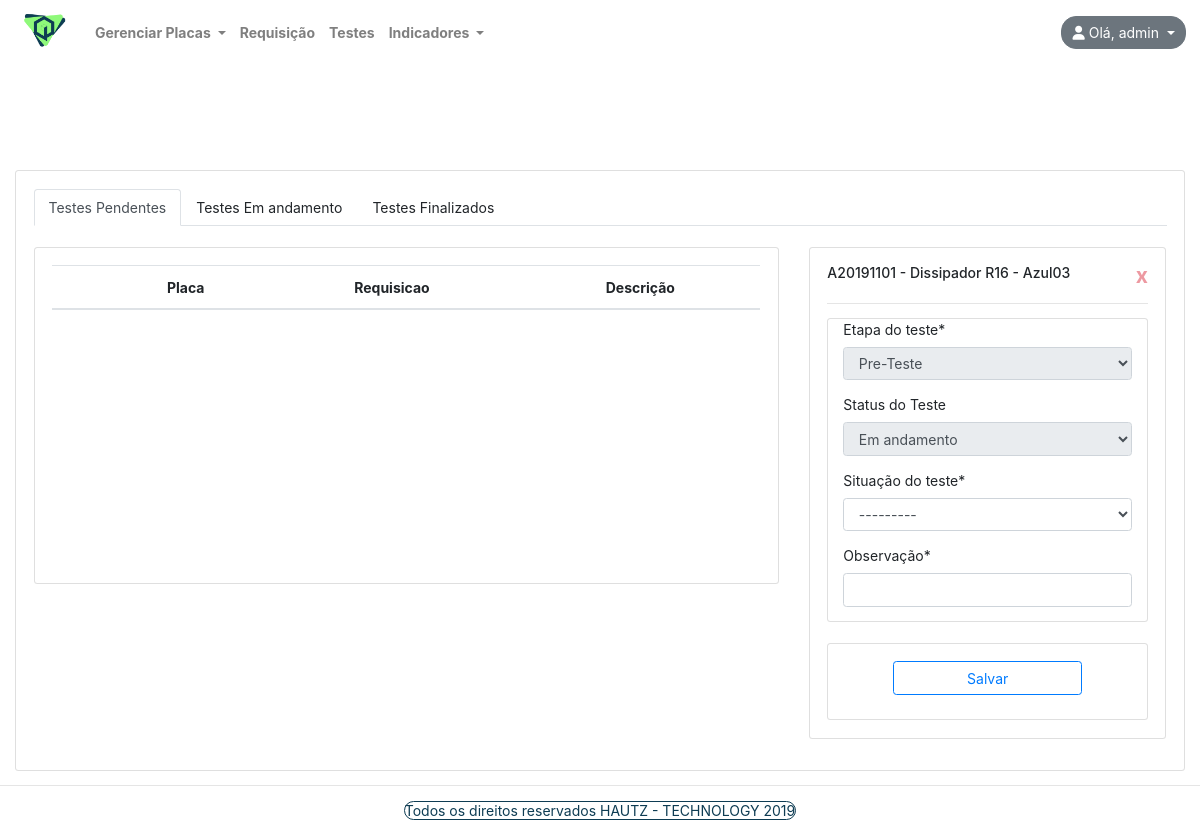
/testes/1 (signed in), run on the app's committed database.
### contas/models/usuario.py (models this page shows, shortened)
class Usuario(AbstractBaseUser):
    username = models.CharField(
        "Nome de Usuário",
        max_length=120,
        unique=True
    )
    data_expiracao = models.DateField(
        "Data Expiração",
        null=True
    )
    tipo = models.CharField(
        "Tipo de Usuário",
        max_length=1,
        choices = TIPOS
    )
    objects = UsuarioManager()
    USERNAME_FIELD =  'username'
    REQUIRED_FIELDS = []
    def __str__(self):
        return self.username
    class Meta:
        db_table = 'USUARIO'

### requisicao/models/requisicao.py (models this page shows, shortened)
class Item_requisicao(models.Model):
    Numero_serie = models.OneToOneField(
        'placas.cadastro_placas',
        verbose_name = 'Número de Série',
        related_name='cadastro_placas_numero_serie',
        on_delete=models.PROTECT,
        null = False,
        blank = False
    )
    Descricao = models.CharField(
        'Descrição do item',
        max_length = 100,
        blank = True
    )
    Requisicao = models.ForeignKey(
        'requisicao.cadastro_requisicao',
        verbose_name = 'Requisição',
        related_name='cadastro_requisicao_id',
        on_delete = models.PROTECT
    )
    Etapa_teste = models.CharField(
        'Etapa do Teste',
        blank = True,
        null = True,
        max_length = 20,
        default='Pendente'
    )
    Status_teste = models.CharField(
        'Status do teste',
        blank = True,
        null = True,
        max_length = 20,
        default='Pendente'
    )
    Data_item = models.DateTimeField(
        auto_now_add = True
    )
    username = models.ForeignKey(
        'contas.usuario',
        related_name='contas_usuario_username_item',
        on_delete = models.PROTECT,
        editable = False,
        default = ""
    )
    class Meta:
        db_table = 'ITEM_REQUISICAO'

### placas/models/cadastro_placas.py (models this page shows)
class Cadastro_placas(models.Model):
    Numero_serie = models.CharField(
        'Número de série',
        max_length=120,
        unique=True
    )
    Modelo = models.ForeignKey(
        'placas.modelo_placas',
        related_name='modelo_placas_modelo',
        on_delete = models.PROTECT,
        null = True,
        limit_choices_to= {'Ativo': True} #Limita somente a modelos ativos
    )
    Revisao_lm = models.IntegerField(
        'Revisao LM'
    )
    Lote_numero = models.ForeignKey(
            'placas.cadastro_lote',
            related_name='Lote_numero_lote',
            on_delete = models.PROTECT,
            null=True,
            limit_choices_to= {'Ativo': True} #Limita somente a modelos ativos
        )
    Observacao = models.TextField(
        'Observação',
        blank=True
    )
    Ativo = models.BooleanField(
        'Placa Ativa',
        default=True
    )
    def __str__(self):
        return '{} - {}'.format(self.Numero_serie, self.Modelo)
    class Meta:
        db_table = 'CADASTRO_PLACAS'
        constraints = [
            models.UniqueConstraint(fields=['Numero_serie'], name="Constraint_placas")
        ]

### placas/models/modelo_placas.py (models this page shows)
class Modelo_placas(models.Model):
    Modelo = models.CharField(
        'modelo',
        max_length=120
    )
    Descricao = models.CharField(
        'Descrição',
        max_length=200
    )
    Ativo = models.BooleanField(
        'Modelo Ativo',
        default=True
    )
    def __str__(self):
        return '{} - {}'.format(self.Modelo, self.Descricao)
    class Meta:
        db_table = 'MODELO_PLACAS'
        constraints = [
            models.UniqueConstraint(fields=['Modelo', 'Descricao'], name="Constraint_modelo")
        ]

### testes/views.py (the view, shortened to what this page needs)
# urls.py: path('<int:id_item>', views.realiza_teste, name="realiza-teste" )
@login_required(login_url='/entrar')
def realiza_teste(request, id_item=None):
    item = Item_requisicao.objects.get(id=id_item)
    itens_pendente = Item_requisicao.objects.filter(Status_teste='Pendente')
    itens_andamento = Item_requisicao.objects.filter(Status_teste='Em andamento')
    itens_finalizado = Item_requisicao.objects.filter(Status_teste='Finalizado')
    Status = item.Status_teste
    Etapa = item.Etapa_teste
    if Etapa == 'Pendente':
        Etapa = 'Burn In'
    elif Etapa == 'Burn In':
        Etapa = 'Pre-Teste'
    else:
        Etapa = 'Teste Final'
    form = FormTeste(status = Status, etapa = Etapa)
    context = {
        'titulo': 'Teste do item: ' + str(item.Numero_serie).split()[0],
        'form':form,
        'item': item,
        'pendente': itens_pendente,
        'andamento': itens_andamento,
        'finalizado': itens_finalizado
    }
    return render(request, "testes/lista-itens-teste.html", context)

### testes/forms.py
class FormTeste(forms.ModelForm):
    class Meta:
        model = Teste
        fields = '__all__'
    def __init__(self, *args, **kwargs ):
        self.status = kwargs.pop('status')
        self.etapa = kwargs.pop('etapa')
        super(FormTeste, self).__init__(*args, **kwargs)
        self.fields['Status'].disabled = True
        self.fields['Status'].initial = self.status
        self.fields['Etapa_teste'].disabled = True
        self.fields['Etapa_teste'].initial = self.etapa

### indicadores/context_processors.py (called while the page is built)
def menu_indicadores(requets):
    return {
        "Menu_indicadores": Menu_indicadores.objects.all()
    }

### placas/context_processors.py (called while the page is built)
def menu_placas(requets):
    return {
        "Menu_placas": Menu_placas.objects.all()
    }

### requisicao/models/requisicao.py (called while the page is built)
    def __str__(self):
        return '{}'.format(self.id)

### testes/context_processors.py (called while the page is built)
def menu_testes(requets):
    return {
        "lista_testes": Menu_testes.objects.all()
    }

### testes/templates/testes/lista-itens-teste.html (shortened to what this page needs)
{% extends "base.html" %}
{% load static %}
{% load crispy_forms_tags %}
{% block conteudo %}
<div class="container-fluid ">
  <div class="card">
    <div class="card-body ">
        <ul class="nav nav-tabs" id="nav-tab" role="tablist">
          <li class="nav-item">
            <a class="nav-link active" id="nav-pendentes-tab" data-toggle="tab" href="#nav-pendentes" role="tab">Testes Pendentes</a>
          </li>
          <li class="nav-item">
            <a class="nav-link " id="nav-andamento-tab" data-toggle="tab" href="#nav-andamento" role="tab">Testes Em andamento</a>
          </li>
         <li class="nav-item">
          <a class="nav-link " id="nav-finalizados-tab" data-toggle="tab" href="#nav-finalizados" role="tab">Testes Finalizados</a>
          </li>
        </ul>
      <div class="tab-content" id="nav-tabContent">
        <div class="tab-pane fade active show" id="nav-pendentes" role="tabpanel" aria-labelledby="nav-pendentes-tab">
          <br>
          {% if item == "" %}
          <div class="row">
            <div class="col-xs-4 col-sm-12 col-md-12 col-lg-12  mb-3">
              <div class="card">
                <div class="card-body">
                  <div style="overflow: auto; height: 300px">
                    <table class="table small-table table-hovers"
                      aria-describedby="dynamic-table_info">
                      <thead >
                        <tr class="text-center">
                          <th></th>
                          <th>Placa</th>
                          <th>Requisicao</th>
                          <th>Etapa de Teste</th>
                          <th>Status de Teste</th>
                          <th>Descrição</th>
                        </tr>
                      </thead>
                      <tbody>
                        {% for item in pendente %}
                        <tr class="text-center">
                          <td> <a href=" {% url 'testes:realiza-teste' item.id %}"> <img src="{% static 'testes/images/img-test.png' %}" width=26 ></a></td>
                          <td>{{ item.Numero_serie }}</td>
                          <td>{{ item.Requisicao }}</td>
                          <td>{{ item.Etapa_teste }}</td>
                          <td>{{ item.Status_teste }}</td>
                          <td>{{ item.Descricao }}</td>
                        </tr>
                        {% endfor %}
                      </tbody>
                    </table>
                  </div>
                </div>
              </div>
            </div>
          </div>
          {% else %}
         <div class="row">
            <div class="col-xs-4 col-sm-12 col-md-8 col-lg-8  mb-3">
              <div class="card">
                <div class="card-body">
                  <div style="overflow: auto; height: 300px">
                    <table class="table small-table table-hovers"
                      aria-describedby="dynamic-table_info">
                      <thead >
                        <tr class="text-center">
                          <th></th>
                          <th>Placa</th>
                          <th>Requisicao</th>
                          <th>Descrição</th>
                        </tr>
                      </thead>
                    </table>
                  </div>
                </div>
              </div>
            </div>
            <div class="col-xs-2 col-sm-12 col-md-4 col-lg-4  mb-3">
              <div class="card">
                <div class="card-body">
                  <div class="card-title">
                    <a type="button" class="close text-danger" href="{% url 'testes:lista-itens-teste'  %}">
                      x
                    </a>
                    <div class="row ">
                      <h6 class="card-title mb-2 ">{{ item.Numero_serie}} </h6><br>
                    </div>
                  </div>
                  <hr/>
                  <form method="POST" class="post-form ">
                    <div class="card col-md-12 mb-4">
                        <div class="form-row">
                            <div class="form-group col-md-12 mb-0">
                                {{ form.Etapa_teste | as_crispy_field}}
                            </div>
                        </div>
                        <div class="form-row">
                            <div class="form-group col-md-12 mb-0">
                                {{ form.Status | as_crispy_field}}
                            </div>
                        </div>
                        <div class="form-row">
                            <div class="form-group col-md-12 mb-0">
                                {{ form.Situacao | as_crispy_field}}
                            </div>
                        </div>
                        <div class="form-row">
                          <div class="form-group col-md-12 mb-0">
                            {{ form.Observacao | as_crispy_field}}
                          </div>
                        </div>
                    </div>
                    <div class="card text-center">
                        <div class="card-body">
                            <button type="submit" class="save btn btn-outline-primary col-md-8 mb-2">Salvar</button>
                        </div>
                    </div>
                  </form>
                </div>
              </div>
            </div>
          </div>
          {% endif %}
        </div>
      </div>
    </div>
  </div>
</div>
{% endblock conteudo %}

### core/templates/base.html (shortened to what this page needs)
{% load static %}
<!DOCTYPE html>
<html lang="pt-br">
<head>
    <link rel="stylesheet" href="https://stackpath.bootstrapcdn.com/bootstrap/4.3.1/css/bootstrap.min.css"
>
    <link rel="stylesheet"href="//maxcdn.bootstrapcdn.com/font-awesome/4.3.0/css/font-awesome.min.css">
    <link rel="stylesheet" type="text/css" href="{% static 'css/personal.css' %}" />
</head>
<header>
    <body class="css-body">
        <nav class="navbar navbar-expand-sm navbar-light font-weight-bold bg-transparent">
            <a class="navbar-brand" href="{% url 'core:home' %}">
                <img src="{% static 'logo_genesisq.png' %}" width="60" />
            </a>
            {% if user.is_authenticated %}
            <div class="collapse navbar-collapse" id="navbarSupportedContent">
                <ul class="navbar-nav mr-auto">
                    <li class="nav-item dropdown ">
                        <a class="nav-link dropdown-toggle" href="#" id="navbarDropdown" role="button"
                            data-toggle="dropdown" aria-haspopup="true" aria-expanded="false">
                            Gerenciar Placas
                        </a>
                    </li>
                    <li class="nav-item">
                        <a class="nav-link" href="{% url 'requisicao:requisicao' %}">Requisição</a>
                    </li>
                    <li class="nav-item">
                        <a class="nav-link" href="{% url 'testes:lista-itens-teste' %}">Testes</a>
                    </li>
                    <li class="nav-item dropdown">
                        <a class="nav-link dropdown-toggle" href="#" id="navbarDropdown" role="button"
                            data-toggle="dropdown" aria-haspopup="true" aria-expanded="false">
                            Indicadores
                        </a>
                    </li>
                </ul>
                <div class="dropdown">
                    <button class="btn btn-secondary dropdown-toggle" type="button" id="dropdownMenuButton"
                        data-toggle="dropdown" aria-haspopup="true" aria-expanded="false" style="border-radius: 15px;">
                        <i class="fas fa-user " alt="foto do usuário"></i>
                        Olá, {{ user }}
                        </a></button>
                </div>
                {% else %}
                <a class="navbar-brand" href="{% url 'core:home' %}">GenesisQ</a>
                <ul class="navbar-nav ml-auto">
                    <a role="button" href="{% url 'core:entrar' %}" class="btn btn btn-success">Entrar</a>
                </ul>
                {% endif %}
        </nav>
</header>
<main>
    <div class="container-fluid">
        <div class="row">
            {% block conteudo %}
            {% endblock conteudo %}
        </div>
    </div>
</main>
</body>
<footer class="text-center">
    <hr />
    <a class="bg-text-blue"> Todos os direitos reservados HAUTZ - TECHNOLOGY 2019 </a>
</footer>
</html>

### core/static/css/personal.css (style rules this page uses)
a { color: inherit; }
footer { color: rgb(14, 60, 83); }
.bg-text-blue { background: white; border-radius: 10px; border: solid 1px rgb(14, 60, 83);v }
body { background-size: cover; background-repeat: no-repeat; background-position: top; position: relative; background-attachment: fixed; overflow: auto; }
html { font-size: 14px; }

### data on the page
Usuario: username "admin"
Item_requisicao: Numero_serie "A20191101 - Dissipador R16 - Azul03"
